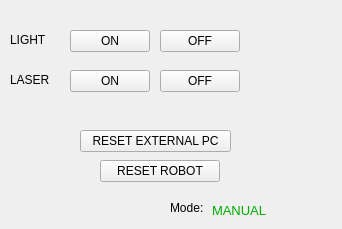
     <widget class="QWidget" name="tab">
      <attribute name="title">
       <string>Others</string>
      </attribute>
      <widget class="QPushButton" name="Light_Off_Button">
       <property name="enabled">
        <bool>true</bool>
       </property>
       <property name="geometry">
        <rect>
         <x>160</x>
         <y>30</y>
         <width>80</width>
         <height>22</height>
        </rect>
       </property>
       <property name="text">
        <string>OFF</string>
       </property>
      </widget>
      <widget class="QLabel" name="LightLabel">
       <property name="geometry">
        <rect>
         <x>10</x>
         <y>30</y>
         <width>51</width>
         <height>20</height>
        </rect>
       </property>
       <property name="text">
        <string>LIGHT</string>
       </property>
      </widget>
      <widget class="QPushButton" name="Light_On_Button">
       <property name="enabled">
        <bool>true</bool>
       </property>
       <property name="geometry">
        <rect>
         <x>70</x>
         <y>30</y>
         <width>80</width>
         <height>22</height>
        </rect>
       </property>
       <property name="text">
        <string>ON</string>
       </property>
      </widget>
      <widget class="QPushButton" name="Led_Off_Button">
       <property name="enabled">
        <bool>true</bool>
       </property>
       <property name="geometry">
        <rect>
         <x>160</x>
         <y>70</y>
         <width>80</width>
         <height>22</height>
        </rect>
       </property>
       <property name="text">
        <string>OFF</string>
       </property>
      </widget>
      <widget class="QLabel" name="LaserLabel">
       <property name="geometry">
        <rect>
         <x>10</x>
         <y>70</y>
         <width>51</width>
         <height>20</height>
        </rect>
       </property>
       <property name="text">
        <string>LASER</string>
       </property>
      </widget>
      <widget class="QPushButton" name="Led_On_Button">
       <property name="enabled">
        <bool>true</bool>
       </property>
       <property name="geometry">
        <rect>
         <x>70</x>
         <y>70</y>
         <width>80</width>
         <height>22</height>
        </rect>
       </property>
       <property name="text">
        <string>ON</string>
       </property>
      </widget>
      <widget class="QPushButton" name="Reset_Ext_Button">
       <property name="enabled">
        <bool>true</bool>
       </property>
       <property name="geometry">
        <rect>
         <x>80</x>
         <y>130</y>
         <width>151</width>
         <height>22</height>
        </rect>
       </property>
       <property name="text">
        <string>RESET EXTERNAL PC</string>
       </property>
      </widget>
      <widget class="QLabel" name="mode_label">
       <property name="geometry">
        <rect>
         <x>212</x>
         <y>200</y>
         <width>121</width>
         <height>20</height>
        </rect>
       </property>
       <property name="font">
        <font>
         <pointsize>10</pointsize>
        </font>
       </property>
       <property name="autoFillBackground">
        <bool>true</bool>
       </property>
       <property name="styleSheet">
        <string notr="true">color: rgb(0, 170, 0);</string>
       </property>
       <property name="text">
        <string>MANUAL</string>
       </property>
      </widget>
      <widget class="QLabel" name="label_24">
       <property name="geometry">
        <rect>
         <x>170</x>
         <y>200</y>
         <width>41</width>
         <height>16</height>
        </rect>
       </property>
       <property name="text">
        <string>Mode:</string>
       </property>
      </widget>
      <widget class="QPushButton" name="Reset_Robot_Button">
       <property name="geometry">
        <rect>
         <x>100</x>
         <y>160</y>
         <width>120</width>
         <height>22</height>
        </rect>
       </property>
       <property name="text">
        <string>RESET ROBOT</string>
       </property>
      </widget>
     </widget>
